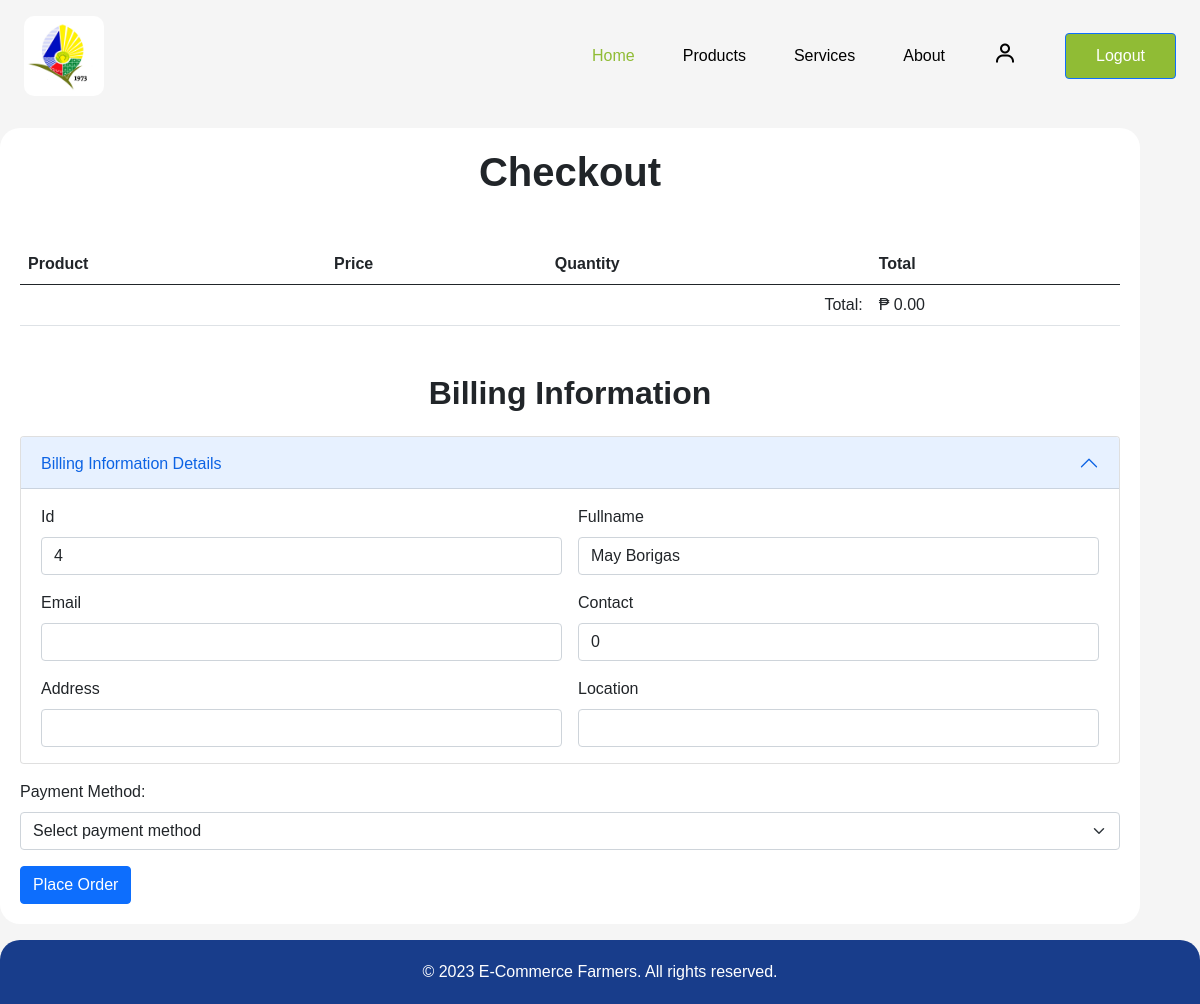
The page /preorder_checkout.php (signed in) on the database its author committed.
### tables this page shows
CREATE TABLE `account` (
  `id` int(11) NOT NULL,
  `fullname` varchar(255) NOT NULL,
  `email` varchar(255) NOT NULL,
  `contact` varchar(255) NOT NULL,
  `address` varchar(255) NOT NULL,
  `location` varchar(255) NOT NULL,
  `username` varchar(255) NOT NULL,
  `password` varchar(255) NOT NULL,
  `timestamp` datetime NOT NULL DEFAULT current_timestamp() ON UPDATE current_timestamp(),
  `usertype` varchar(255) NOT NULL
);

### preorder_checkout.php (the view, shortened to what this page needs)
<?php
include 'components/header.php';
function getLogin() {
    if(isset($_SESSION["loggedin"]) && $_SESSION["loggedin"] === true){
        echo '<li><a href="profile.php"><i class="bx bx-user"></i></a></li>';
        echo '<li><a href="logout.php" class="btn btn-primary">Logout</a></li>';
    } else {
        echo '<li><a href="login.php" class="btn btn-primary">Login</a></li>';
    }
}
?>
<body?>
    <div class="wrapper w-100">
        <nav class="d-flex justify-content-between align-items-center flex-wrap">
            <a href="index.php"><img src="img/logo.png" class="logo" /></a>
            <div class="menu">
                <ul class="d-flex align-items-center list-unstyled gap-5 m-0">
                    <li><a href="index.php" target="_self" class="active">Home</a></li>
                    <li><a href="index.php#sidebar" target="_self">Products</a></li>
                    <li><a href="services.php" target="_self">Services</a></li>
                    <li><a href="about.php" target="_self">About</a></li>
                    <?php
                        getLogin();
                    ?>
                </ul>
            </div>
        </nav>
    </div>
    <div class="container mt-3">
        <h1 class="text-center fw-bolder mb-5">Checkout</h1>
        <table class="table">
            <thead>
                <tr>
                    <th>Product</th>
                    <th>Price</th>
                    <th>Quantity</th>
                    <th>Total</th>
                </tr>
            </thead>
                <?php
                 $totalPrice = 0;
                    ?>
            <tfoot>
                <tr>
                    <td colspan="3" class="text-end">Total:</td>
                    <td>₱ <?= number_format($totalPrice, 2) ?></td>
                </tr>
            </tfoot>
        </table>
        <h2 class="text-center mt-5 fw-bolder mb-4">Billing Information</h2>
        <form action="checkout_process.php" method="POST" id="billing-form">
            <div class="accordion mb-3" id="accordionExample">
                <div class="accordion-item">
                    <h2 class="accordion-header" id="headingName">
                        <button class="accordion-button" type="button" data-bs-toggle="collapse"
                            data-bs-target="#collapseName" aria-expanded="true" aria-controls="collapseName">
                            Billing Information Details
                        </button>
                    </h2>
                    <div id="collapseName" class="accordion-collapse collapse show" aria-labelledby="headingName"
                        data-bs-parent="#accordionExample">
                        <div class="accordion-body">
                            <div class="row g-3">
                                <?php
                                    if (isset($_SESSION['username'])) {
                                        global $conn;
                                        $username = $_SESSION['username'];
                                        $sql = "SELECT `id`, `fullname`, `email`, `contact`, `address`, `location` FROM `account` WHERE `username` = ?";
                                        $stmt = $conn->prepare($sql);
                                        $stmt->bind_param("s", $username);
                                        $stmt->execute();
                                        $result = $stmt->get_result();
                                        if ($result->num_rows > 0) {
                                            $row = $result->fetch_assoc();
                                            foreach ($row as $fieldName => $fieldValue) {
                                                echo '<div class="col-md-6">';
                                                echo '<label for="' . $fieldName . '" class="form-label">' . ucfirst($fieldName) . '</label>';
                                                echo '<input type="text" id="' . $fieldName . '" name="' . $fieldName . '" class="form-control" value="' . $fieldValue . '" required>';
                                                echo '</div>';
                                            }
                                        } else {
                                            echo '<div class="col-12">';
                                            echo '<p>No billing information found for this user.</p>';
                                            echo '</div>';
                                        }
                                    } else {
                                        echo '<div class="col-12">';
                                        echo '<p>User not logged in.</p>';
                                        echo '</div>';
                                    }
                                ?>
                            </div>
                        </div>
                    </div>
                </div>
            </div>
            <div class="mb-3">
                <label for="payment-method" class="form-label">Payment Method:</label>
                <select id="payment-method" name="payment-method" class="form-select" required>
                    <option value="" selected disabled>Select payment method</option>
                </select>
            </div>
            <button type="submit" class="btn btn-primary" name="submit">Place Order</button>
        </form>
    </div>
    <footer>
        <p class="m-0">&copy; 2023 E-Commerce Farmers. All rights reserved.</p>
    </footer>
    </body>
    </html>

### css/checkout.css (style rules this page uses)
* { padding: 0; margin: 0; box-sizing: border-box; font-family: "Poppins", sans-serif; }
:root { --text: #000000; --background: #f5f5f5; --primary: #90BC35; --secondary: #FFF78C; --accent: #183D8B; --white: #FFFFFF; }
nav { background-color: var(--background); padding: 1rem 1.5rem; }
nav .btn-primary { padding: 10px 30px; background-color: var(--primary); color: var(--white); transition: all 0.3s ease-in-out; }
nav .logo { width: 5rem; border-radius: 10px; }
nav ul a { text-decoration: none; color: var(--text); }
nav ul i { font-size: 24px; }
nav ul .active { color: var(--primary); }
.container { background-color: var(--white); padding: 20px; border-radius: 20px; margin: 1rem 0; }
footer { background-color: var(--accent); padding: 20px 0; text-align: center; border-radius: 20px 20px 0 0; }
footer p { color: var(--white); }

### rows shown on the page
account: id "4", fullname "May Borigas", contact "0"

### other values the page prints
$totalPrice "0.00"
$fieldName "Id"
$fieldName "Fullname"
$fieldName "Email"
$fieldName "Contact"
$fieldName "Address"
$fieldName "Location"
